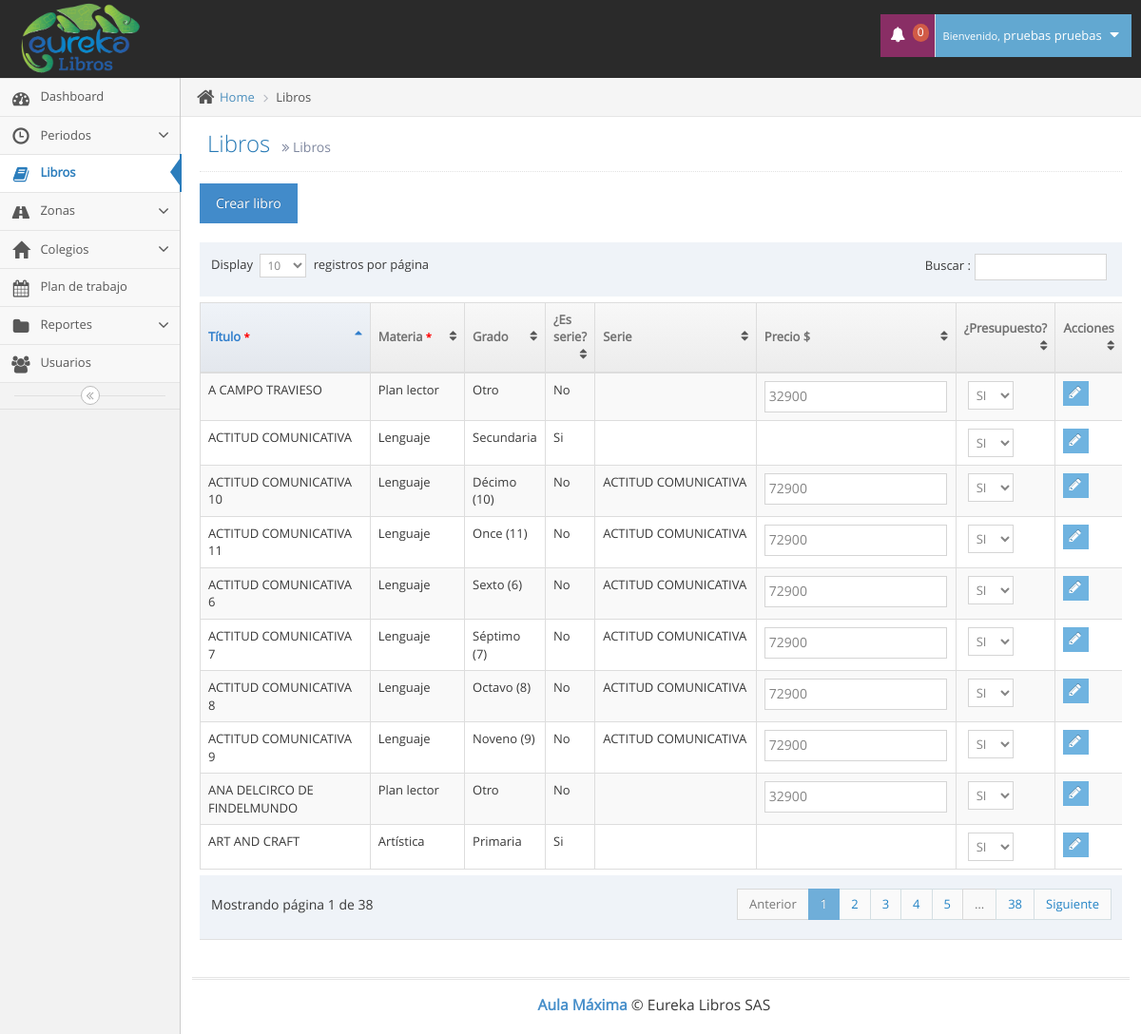
The app's page /libros.php (signed in) with its own data.
### tables this page shows
CREATE TABLE `usuarios` (
  `id` int(11) NOT NULL,
  `tipo` int(11) NOT NULL,
  `id_pais` int(11) NOT NULL,
  `cedula` varchar(12) NOT NULL,
  `nombres` varchar(100) NOT NULL,
  `apellidos` varchar(100) NOT NULL,
  `telefono` varchar(12) NOT NULL,
  `direccion` varchar(100) NOT NULL,
  `correo` varchar(100) NOT NULL,
  `clave` varchar(100) NOT NULL,
  `cod_zona` varchar(10) NOT NULL
);

CREATE TABLE `libros` (
  `id` int(11) NOT NULL,
  `id_materia` int(11) NOT NULL,
  `id_grado` int(11) NOT NULL,
  `libro` varchar(200) NOT NULL,
  `precio` decimal(10,0) NOT NULL,
  `pri_sec` int(11) NOT NULL,
  `presupuesto` int(1) NOT NULL,
  `columna` int(11) NOT NULL
);

CREATE TABLE `materias` (
  `id` int(11) NOT NULL,
  `materia` varchar(100) NOT NULL
);

CREATE TABLE `grados` (
  `id` int(11) NOT NULL,
  `grado` varchar(20) NOT NULL
);

### libros.php (the view, shortened to what this page needs)
<!DOCTYPE html>
<html lang="es">
	<head>
		<link rel="stylesheet" href="assets/css/bootstrap.min.css" />
		<link rel="stylesheet" href="assets/font-awesome/4.5.0/css/font-awesome.min.css" />
		<link rel="stylesheet" href="assets/css/jquery-ui.min.css" />
		<link rel="stylesheet" href="assets/css/bootstrap-datepicker3.min.css" />
		<link href="assets/js/dataTables/dataTables.bootstrap.css" rel="stylesheet" />
		<link rel="stylesheet" href="assets/css/ace.min.css" class="ace-main-stylesheet" id="main-ace-style" />
		<link rel="stylesheet" href="assets/css/ace-skins.min.css" />
		<link rel="stylesheet" href="assets/css/ace-rtl.min.css" />
	</head>
	<body class="no-skin">
		<?php include("template/nav.php"); ?>
		<div class="main-container ace-save-state" id="main-container">
			<?php include("template/sidebar.php"); ?>
			<div class="main-content">
				<div class="main-content-inner">
					<div class="breadcrumbs ace-save-state" id="breadcrumbs">
						<ul class="breadcrumb">
							<li>
								<i class="ace-icon fa fa-home home-icon"></i>
								<a href="#">Home</a>
							</li>
							<li class="active">Libros</li>
						</ul>
					</div>
					<div class="page-content">
						<div class="page-header">
							<h1>
								Libros
								<small>
									<i class="ace-icon fa fa-angle-double-right"></i>
									Libros
								</small>
							</h1>
						</div>
						<div class="row">
							<div class="col-xs-12">
							<button class="btn btn-primary" data-toggle="modal" data-target="#ModalAdd">Crear libro</button><br><br>
							<?php
                                include("conexion/bdd.php");
                                $sql = "SELECT l.id,l.libro, l.id_grado, l.pri_sec, l.precio, l.pri_sec, l.presupuesto, m.materia, g.grado FROM libros l JOIN materias m ON l.id_materia=m.id JOIN grados g ON l.id_grado=g.id";
								$req = $bdd->prepare($sql);
								$req->execute();
								$libros = $req->fetchAll();
                            ?>
                            <div class="table-responsive">
                                <table class="table table-striped table-bordered table-hover" id="dataTables-example">
                                    <thead>
                                        <tr>
                                            <th>Título <small style="color: red;">*</small></th>
                                            <th>Materia <small style="color: red;">*</small></th>
                                            <th>Grado</th>
                                            <th>¿Es serie?</th>
                                            <th>Serie</th>
                                            <th>Precio $</th>
                                            <th>¿Presupuesto?</th>
                                            <th>Acciones</th>
                                        </tr>
                                    </thead>
                                    <tbody>
                                        <?php
                                        	foreach($libros as $libro) {
                                            	   $sql_serie = "SELECT libro FROM libros WHERE id='".$libro["pri_sec"]."'";
													$req_serie = $bdd->prepare($sql_serie);
													$req_serie->execute();
													$serie = $req_serie->fetch();
                                                echo'<tr class="odd gradeX">';
                                                echo '<form action="php/modificar_libro.php" method="POST">';
                                                echo'<td class="">'.$libro["libro"].'</td>';
                                                echo'<td class="">'.$libro["materia"].'</td>';
                                                echo'<td class="">'.$libro["grado"].'</td>';
                                                if ($libro["id_grado"] == 15 || $libro["id_grado"] == 16) {
                                                	echo'<td class="">Si</td>';
                                                } else {
                                                	echo'<td class="">No</td>';
                                                }
                                                echo'<td class="">'.$serie["libro"].'</td>';
                                                 if ($libro["id_grado"] == 15 || $libro["id_grado"] == 16) {
                                                 	echo'<td class=""></td>';
                                                 }else {
                                                 	echo'<td class=""><input type="number" name="precio" value="'.$libro["precio"].'" size="5" required></td>';
                                                 }
                                                 if ($libro["presupuesto"]==1) {
                                                 	echo'<td class=""> <select name="presupuesto" id="" required>
														<option value="1" selected>SI</option>
														<option value="0">No</option>
                                                 	</select></td>';
                                                 }else {
                                                 	echo'<td class=""> <select name="presupuesto" id="" required>
														<option value="1">SI</option>
														<option value="0" selected>No</option>
                                                 	</select></td>';
                                                 }
                                                echo '<td>
														<div class="hidden-sm hidden-xs btn-group">
															<button class="btn btn-xs btn-info">
																<i class="ace-icon fa fa-pencil bigger-120"></i>
															</button>
														</div>
														<div class="hidden-md hidden-lg">
															<div class="inline pos-rel">
																<a class="btn btn-minier btn-primary dropdown-toggle" data-toggle="dropdown" data-position="auto">
																	<i class="ace-icon fa fa-cog icon-only bigger-110"></i>
																</a>
																<ul class="dropdown-menu dropdown-only-icon dropdown-yellow dropdown-menu-right dropdown-caret dropdown-close">
																	<li>
																		<button class="tooltip-success" data-rel="tooltip" title="Edit">
																			<span class="green">
																				<i class="ace-icon fa fa-pencil-square-o bigger-120"></i>
																			</span>
																		</button>
																		<input type="hidden" name="id_usuario" value="">
																	</li></form>
																</ul>
															</div>
														</div>
													</td>
													</form>';
                                            }
                                         ?>
                                        </tr>
			<div class="footer">
				<div class="footer-inner">
					<div class="footer-content">
						<span class="bigger-120">
							<span class="blue bolder">Aula Máxima</span>
							 &copy; Eureka Libros SAS
						</span>
					</div>
				</div>
			</div>
	</body>
</html>

### template/nav.php (shortened to what this page needs)
<div id="navbar" class="navbar navbar-default          ace-save-state">
			<div class="navbar-container ace-save-state" id="navbar-container">
				<div class="navbar-header pull-left">
					<a href="index.php" class="navbar-brand">
						<small>
							<img src="assets/images/logo_eureka.png" alt="" class="" height="80px" width="125px">
						</small>
					</a>
				</div>
				<div class="navbar-buttons navbar-header pull-right" role="navigation">
					<ul class="nav ace-nav">
						<li class="purple dropdown-modal">
							<a data-toggle="dropdown" class="dropdown-toggle" href="#">
								<i class="ace-icon fa fa-bell"></i>
								<span class="badge badge-important">0</span>
							</a>
						</li>
						<li class="light-blue dropdown-modal">
							<a data-toggle="dropdown" href="#" class="dropdown-toggle">
								<?php
									require_once('conexion/bdd.php');
									$sql = "SELECT nombres,apellidos FROM usuarios WHERE id='".$_SESSION['id']."'";
									$req = $bdd->prepare($sql);
									$req->execute();
									$usuario = $req->fetch();
									$nombre_completo=$usuario["nombres"]." ".$usuario["apellidos"];
								?>
									<small>Bienvenido,</small>
									<?php echo $nombre_completo; ?>
								<i class="ace-icon fa fa-caret-down"></i>
							</a>
						</li>
					</ul>
				</div>
			</div>
		</div>

### template/sidebar.php (shortened to what this page needs)
<div id="sidebar" class="sidebar                  responsive                    ace-save-state sidebar-fixed sidebar-scroll">
				<ul class="nav nav-list">
					<li class="inicio">
						<a href="index.php">
							<i class="menu-icon fa fa-tachometer"></i>
							<span class="menu-text"> Dashboard </span>
						</a>
					</li>
					<?php if ( ($_SESSION["tipo"] ==1) ) {?>
					<li class="abrir_periodos">
						<a href="#" class="dropdown-toggle">
							<i class="menu-icon glyphicon glyphicon-time"></i>
							<span class="menu-text"> Periodos </span>
							<b class="arrow fa fa-angle-down"></b>
						</a>
						<li class="libros">
								<a href="libros.php">
									<i class="menu-icon fa fa-book"></i>
									<span class="menu-text">
										Libros
									</span>
								</a>
							</li>
					</li>
					<?php } ?>
					<?php if ( ($_SESSION["tipo"] ==1) ) {?>
					<li class="abrir_zonas">
						<a href="#" class="dropdown-toggle">
							<i class="menu-icon fa fa-road"></i>
							<span class="menu-text"> Zonas </span>
							<b class="arrow fa fa-angle-down"></b>
						</a>
					</li>
					<?php } ?>
					<li class="abrir_colegios">
						<a href="#" class="dropdown-toggle">
							<i class="menu-icon glyphicon glyphicon-home"></i>
							<span class="menu-text"> Colegios </span>
							<b class="arrow fa fa-angle-down"></b>
						</a>
					</li>
					<li class="plan_trabajo">
						<a href="calendar.php">
							<i class="menu-icon fa fa-calendar"></i>
							<span class="menu-text">
								Plan de trabajo
							</span>
						</a>
					</li>
					<li class="abrir_reportes">
						<a href="#" class="dropdown-toggle">
							<i class="menu-icon fa fa-folder"></i>
							<span class="menu-text"> Reportes </span>
							<b class="arrow fa fa-angle-down"></b>
						</a>
						</li>
					</ul>
					<?php if ( ($_SESSION["tipo"] ==1) ) {?>
							<li class="usuarios">
								<a href="usuarios.php">
									<i class="menu-icon fa fa-users"></i>
									<span class="menu-text">
										Usuarios
									</span>
								</a>
							</li>
						<?php } ?>
				<div class="sidebar-toggle sidebar-collapse" id="sidebar-collapse">
					<i id="sidebar-toggle-icon" class="ace-icon fa fa-angle-double-left ace-save-state" data-icon1="ace-icon fa fa-angle-double-left" data-icon2="ace-icon fa fa-angle-double-right"></i>
				</div>
			</div>

### records on screen
usuarios: nombre_completo "pruebas pruebas"
libros: libro "ACTITUD COMUNICATIVA 6", id_materia.materia "Lenguaje", id_grado.grado "Sexto (6)", shows "No", libros.libro "ACTITUD COMUNICATIVA", precio "72900"
libros: libro "ACTITUD COMUNICATIVA 7", id_materia.materia "Lenguaje", id_grado.grado "Séptimo (7)", shows "No", libros.libro "ACTITUD COMUNICATIVA", precio "72900"
libros: libro "ACTITUD COMUNICATIVA 8", id_materia.materia "Lenguaje", id_grado.grado "Octavo (8)", shows "No", libros.libro "ACTITUD COMUNICATIVA", precio "72900"
libros: libro "ACTITUD COMUNICATIVA 9", id_materia.materia "Lenguaje", id_grado.grado "Noveno (9)", libros.libro "ACTITUD COMUNICATIVA", precio "72900"
libros: libro "ACTITUD COMUNICATIVA 10", id_materia.materia "Lenguaje", id_grado.grado "Décimo (10)", shows "No", libros.libro "ACTITUD COMUNICATIVA", precio "72900"
libros: libro "ACTITUD COMUNICATIVA 11", id_materia.materia "Lenguaje", id_grado.grado "Once (11)", shows "No", libros.libro "ACTITUD COMUNICATIVA", precio "72900"
libros: libro "ACTITUD COMUNICATIVA", id_materia.materia "Lenguaje", id_grado.grado "Secundaria", shows "Si"
libros: libro "A CAMPO TRAVIESO", id_materia.materia "Plan lector", id_grado.grado "Otro", shows "No", precio "32900"
libros: libro "ANA DELCIRCO DE FINDELMUNDO", id_materia.materia "Plan lector", id_grado.grado "Otro", shows "No", precio "32900"
libros: libro "ART AND CRAFT", id_materia.materia "Artística", id_grado.grado "Primaria", shows "Si"
